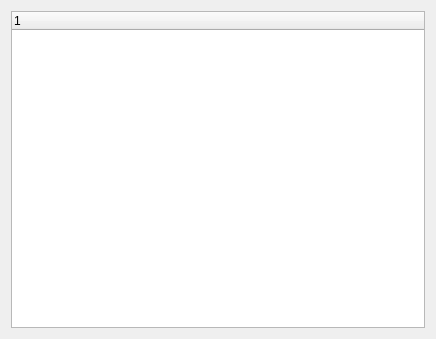
<?xml version="1.0" encoding="UTF-8"?>
<ui version="4.0">
    <class>Widget</class>
    <widget class="QWidget" name="Widget">
        <property name="geometry">
            <rect>
                <x>0</x>
                <y>0</y>
                <width>436</width>
                <height>339</height>
            </rect>
        </property>
        <property name="windowTitle">
            <string>Widget</string>
        </property>
        <layout class="QVBoxLayout" name="verticalLayout">
            <item>
                <widget class="QTreeWidget" name="treeWidget">
                    <column>
                        <property name="text">
                            <string notr="true">1</string>
                        </property>
                    </column>
                </widget>
            </item>
        </layout>
    </widget>
    <layoutdefault spacing="6" margin="11"/>
    <resources/>
    <connections/>
</ui>
